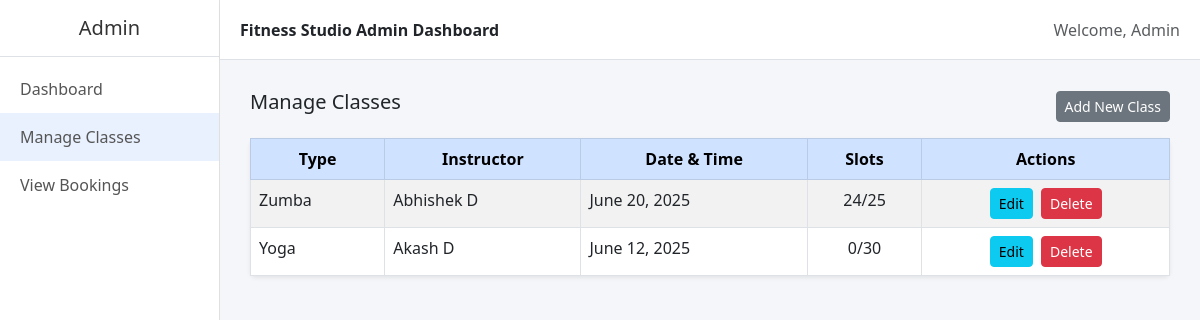
Page /manage_classes on the committed database.
### booking/models.py (models this page shows, shortened)
class FitnessClass(models.Model):
    CLASS_CHOICES = [
        ('Yoga', 'Yoga'),
        ('Zumba', 'Zumba'),
        ('HIIT', 'HIIT'),
    ]
    name = models.CharField(max_length=20, choices=CLASS_CHOICES)
    instructor = models.CharField(max_length=100)
    start_date = models.DateField()
    total_slots = models.PositiveIntegerField()
    available_slots = models.PositiveIntegerField()

### booking/views.py (the view)
# urls.py: path('manage_classes',views.manage_classes, name='manage_classes'),
def manage_classes(request):
    today = date.today()
    classes = FitnessClass.objects.all().order_by('-id')
    context = {
        'today':today,
        'classes':classes,
        'current_url_name':"manage_classes"
    }
    return render(request, 'manage_classes.html', context)

### booking/templates/manage_classes.html (shortened to what this page needs)
{% extends "base.html" %}
{% block content %}
<div class="d-flex justify-content-between align-items-center mb-3">
    <h5>Manage Classes</h5>
    <button class="btn btn-secondary btn-sm" data-bs-toggle="modal" data-bs-target="#addClassModal">
        Add New Class
    </button>
</div>
<table class="table table-striped table-hover table-bordered bg-white shadow-sm rounded">
    <thead class="table-primary text-center">
        <tr>
            <th scope="col">Type</th>
            <th scope="col">Instructor</th>
            <th scope="col">Date & Time</th>
            <th scope="col" class="text-center">Slots</th>
            <th scope="col" class="text-center">Actions</th>
        </tr>
    </thead>
    <tbody>
        {% for c in classes %}
        <tr>
            <td>{{ c.name }}</td>
            <td>{{ c.instructor }}</td>
            <td>{{ c.start_date}}</td>
            <td class="text-center">{{ c.available_slots }}/{{ c.total_slots }}</td>
            <td class="text-center">
                <a href="{% url 'edit_class' c.id %}" class="btn btn-sm btn-info me-1" title="Edit Class">
                     Edit
                </a>
                <a href="{% url 'delete_class' c.id %}" class="btn btn-sm btn-danger" onclick="return confirm('Are you sure?')" title="Delete Class">
                     Delete
                </a>
            </td>
        </tr>
        {% empty %}
        <tr>
            <td colspan="5" class="text-center text-muted">No classes found.</td>
        </tr>
        {% endfor %}
    </tbody>
</table>
{% endblock %}

### static/assets/css/style.css (style rules this page uses)
body { display: flex; min-height: 100vh; font-family: 'Segoe UI', Tahoma, Geneva, Verdana, sans-serif; background-color: #f4f6f9; }

### rows in the picture
FitnessClass: name "Zumba", instructor "Abhishek D", start_date "June 20, 2025", available_slots "24", total_slots "25"
FitnessClass: name "Yoga", instructor "Akash D", start_date "June 12, 2025", available_slots "0", total_slots "30"
